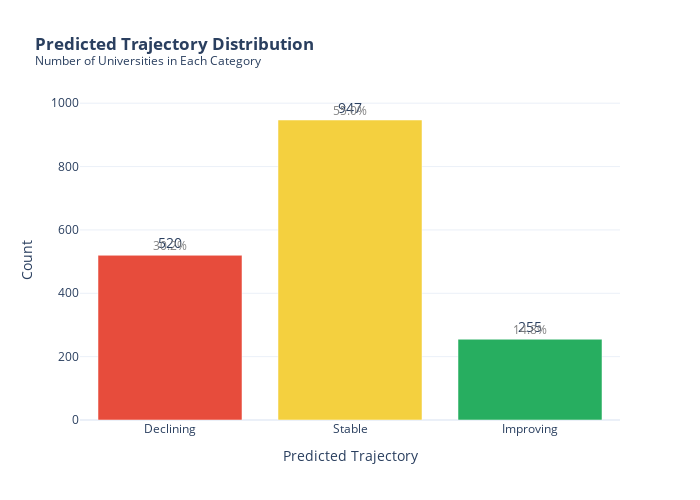

Notebook code cell kept with this figure:
### Markdown cell above
## 9. Distribution Bar Chart

### Code cell
# Count per category
dist_data = df['Predicted_Label'].value_counts().reindex(['Declining', 'Stable', 'Improving'])

fig_dist = px.bar(
    x=dist_data.index,
    y=dist_data.values,
    color=dist_data.index,
    color_discrete_map=color_map,
    title='<b>Predicted Trajectory Distribution</b><br><sup>Number of Universities in Each Category</sup>',
    labels={'x': 'Trajectory', 'y': 'Number of Universities'},
    text=dist_data.values
)

fig_dist.update_traces(textposition='outside', textfont_size=14)
fig_dist.update_layout(
    width=700,
    height=500,
    template='plotly_white',
    showlegend=False,
    xaxis_title='Predicted Trajectory',
    yaxis_title='Count'
)

# Add percentage annotations
total = len(df)
for i, (label, count) in enumerate(dist_data.items()):
    pct = count / total * 100
    fig_dist.add_annotation(
        x=label, y=count + 30,
        text=f'{pct:.1f}%',
        showarrow=False,
        font=dict(size=12, color='gray')
    )

fig_dist.show()

### Figure 1 — Plotly figure (JSON) as saved in the notebook; plotly's stock layout.template omitted (floating-point values rounded to 4 significant figures)
{"data": [{"hovertemplate": "color=Declining<br>Trajectory=%{x}<br>Number of Universities=%{y}<br>text=%{text}<extra></extra>", "legendgroup": "Declining", "marker": {"color": "#E74C3C", "pattern": {"shape": ""}}, "name": "Declining", "orientation": "v", "showlegend": true, "text": [520.0], "textfont": {"size": 14}, "textposition": "outside", "type": "bar", "x": ["Declining"], "xaxis": "x", "y": [520], "yaxis": "y"}, {"hovertemplate": "color=Stable<br>Trajectory=%{x}<br>Number of Universities=%{y}<br>text=%{text}<extra></extra>", "legendgroup": "Stable", "marker": {"color": "#F4D03F", "pattern": {"shape": ""}}, "name": "Stable", "orientation": "v", "showlegend": true, "text": [947.0], "textfont": {"size": 14}, "textposition": "outside", "type": "bar", "x": ["Stable"], "xaxis": "x", "y": [947], "yaxis": "y"}, {"hovertemplate": "color=Improving<br>Trajectory=%{x}<br>Number of Universities=%{y}<br>text=%{text}<extra></extra>", "legendgroup": "Improving", "marker": {"color": "#27AE60", "pattern": {"shape": ""}}, "name": "Improving", "orientation": "v", "showlegend": true, "text": [255.0], "textfont": {"size": 14}, "textposition": "outside", "type": "bar", "x": ["Improving"], "xaxis": "x", "y": [255], "yaxis": "y"}], "layout": {"annotations": [{"font": {"color": "gray", "size": 12}, "showarrow": false, "text": "30.2%", "x": "Declining", "y": 550}, {"font": {"color": "gray", "size": 12}, "showarrow": false, "text": "55.0%", "x": "Stable", "y": 977}, {"font": {"color": "gray", "size": 12}, "showarrow": false, "text": "14.8%", "x": "Improving", "y": 285}], "barmode": "relative", "height": 500, "legend": {"title": {"text": "color"}, "tracegroupgap": 0}, "showlegend": false, "title": {"text": "<b>Predicted Trajectory Distribution</b><br><sup>Number of Universities in Each Category</sup>"}, "width": 700, "xaxis": {"anchor": "y", "domain": [0, 1], "title": {"text": "Predicted Trajectory"}}, "yaxis": {"anchor": "x", "domain": [0, 1], "title": {"text": "Count"}}}}
